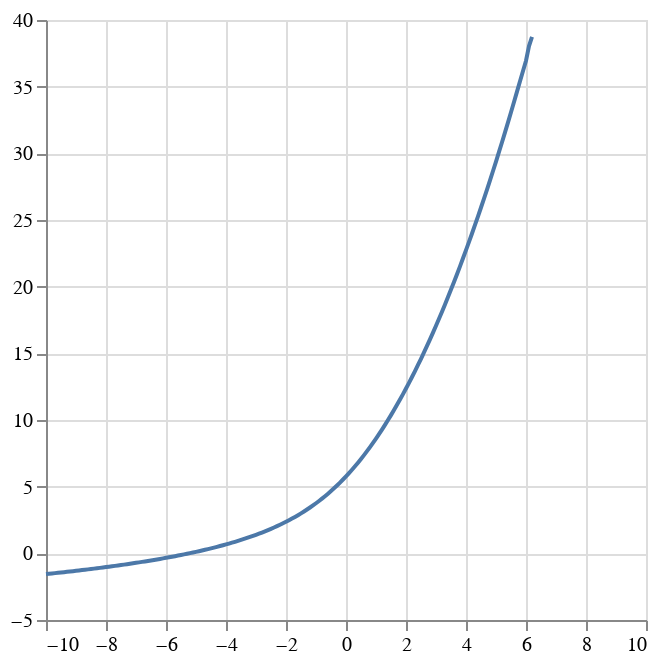

The notebook cell saved with this chart:
### Code cell
x = collect(-10:0.1:10)
y = T.(x)
p = @vlplot(:line, x,y)

### Figure 1 — Vega-Lite specification as saved in the notebook (floating-point values rounded to 4 significant figures; data arrays with more than 128 entries replaced by an {"elided": "..."} marker saying what was removed)
{"data": {"values": {"elided": "201 records"}}, "encoding": {"x": {"field": "x", "title": null, "type": "quantitative"}, "y": {"field": "y", "title": null, "type": "quantitative"}}, "mark": "line"}
